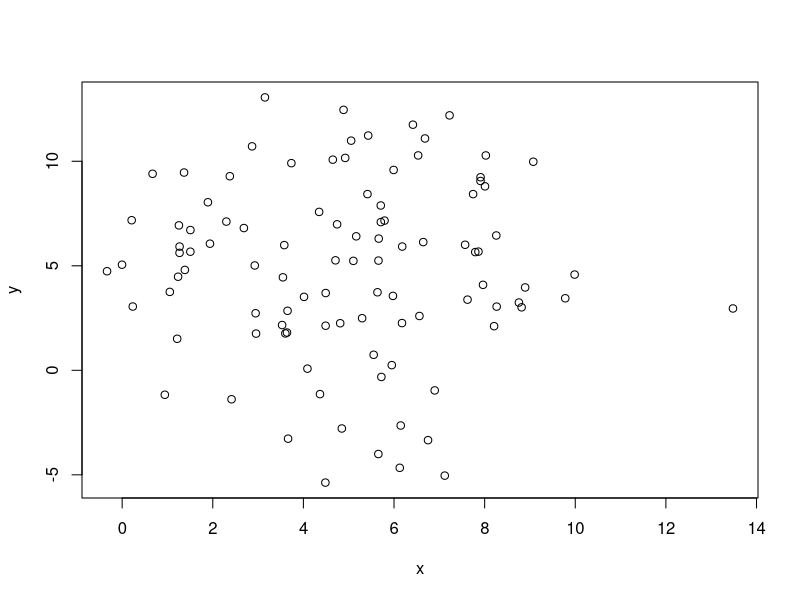

Write R code to recreate this figure.
## ---- chunk 1
library(dplyr)

test_func <- function(a,b){
  return(a + b)
}

x <- rnorm(100, 5, 3)
y <- rnorm(100, 5, 4)
plot(x, y)
